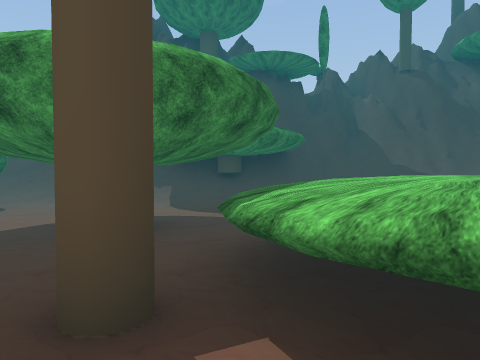
view 1 (above)

24 first-person views from a walk through a scene from a Unity 3-D project. The camera is 1.5 m above the floor, tilts 2° down and sees 70° across. The floor is counted in squares, 2 m on a side. Each view is taken from the middle of a square. On the plan, view 1 faces up. The plan holds only what a view shows up to about 11 squares ahead; the rest is blank. The place goes on beyond the plan. Some trees and plants on the terrain are drawn as simple stand-ins. The player is left out.

view 2
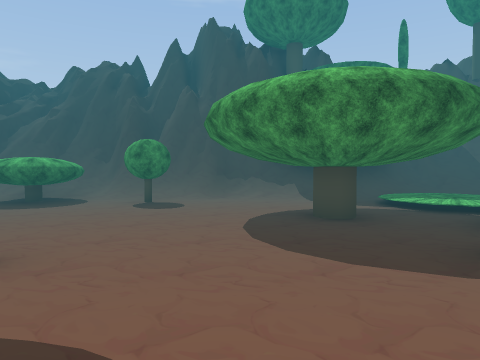

view 3
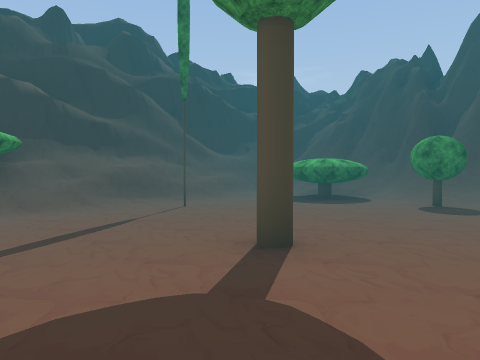

view 4
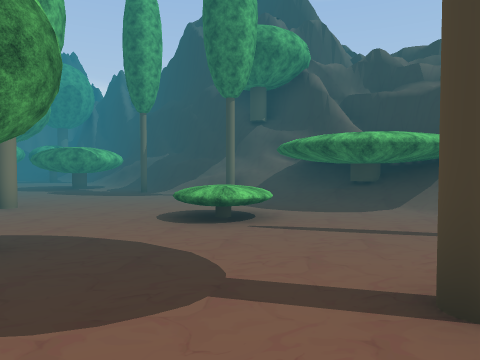

view 5
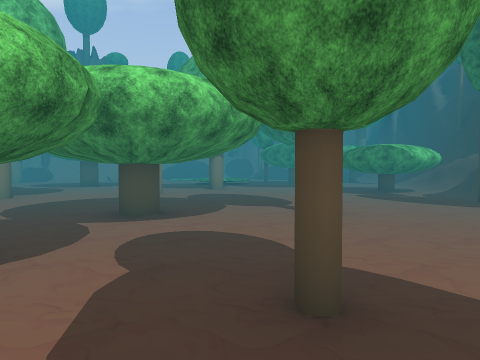

view 6
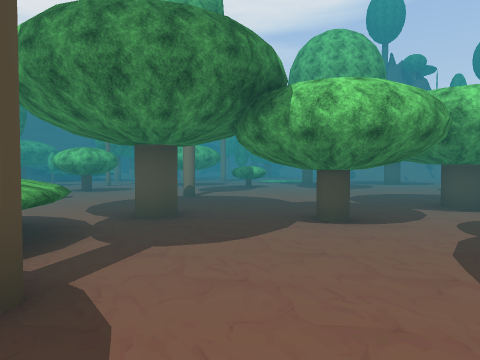

view 7
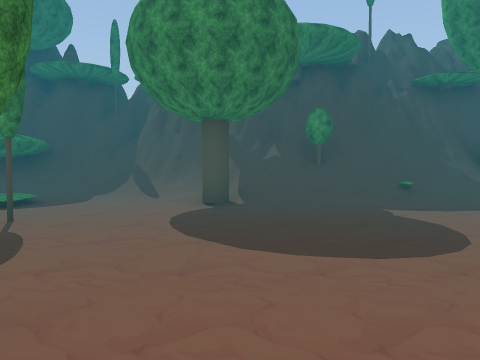

view 8
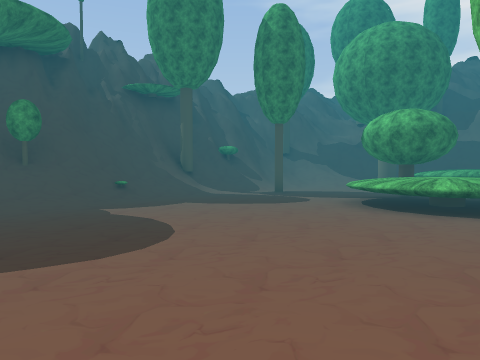

view 9
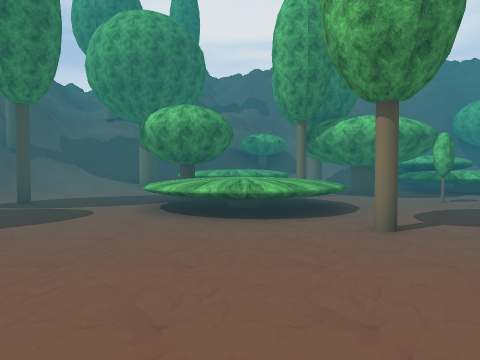

view 10
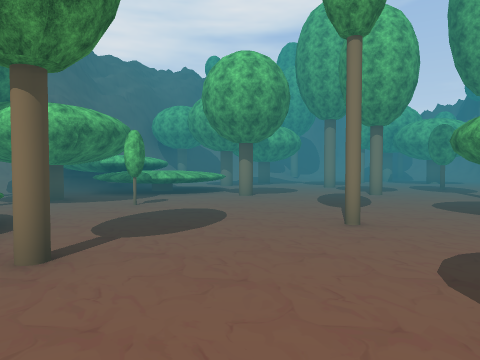

view 11
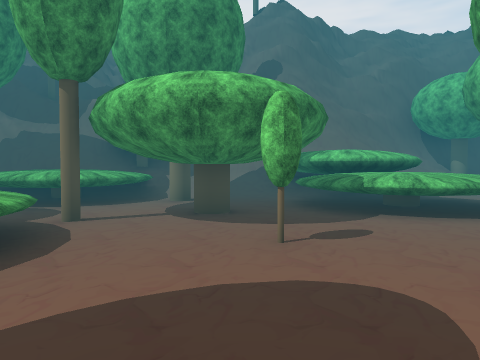

view 12
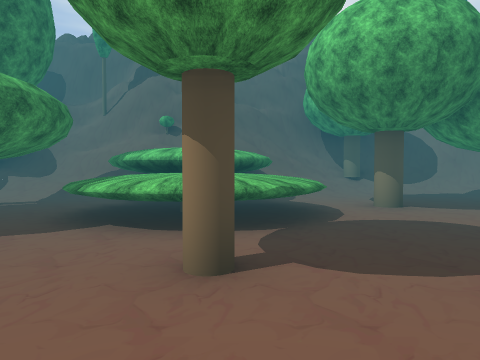

view 13
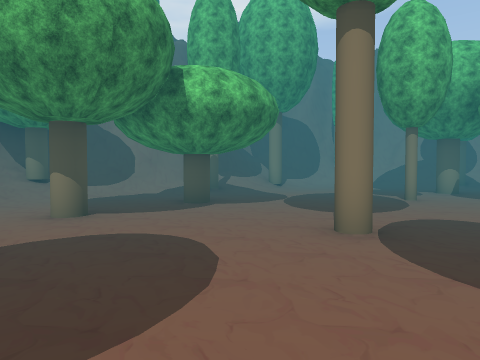

view 14
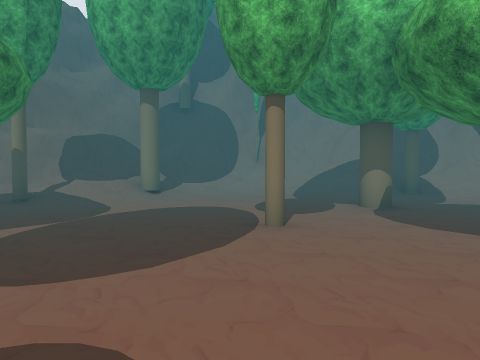

view 15
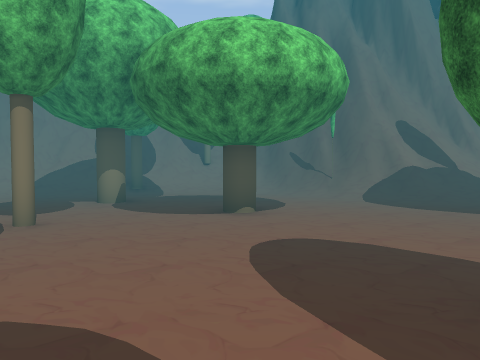

view 16
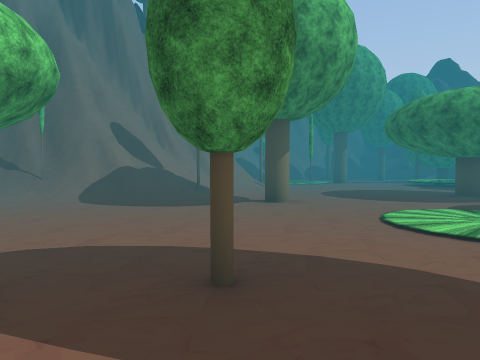

view 17
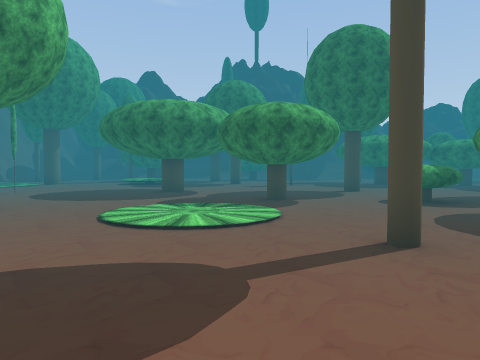

view 18
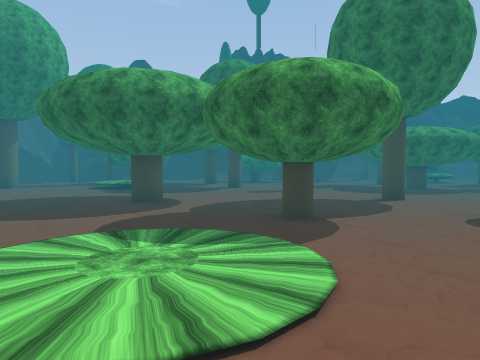

view 19
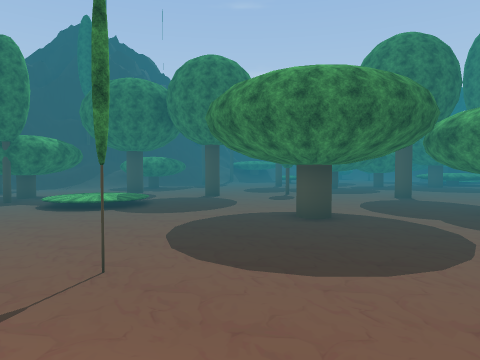

view 20
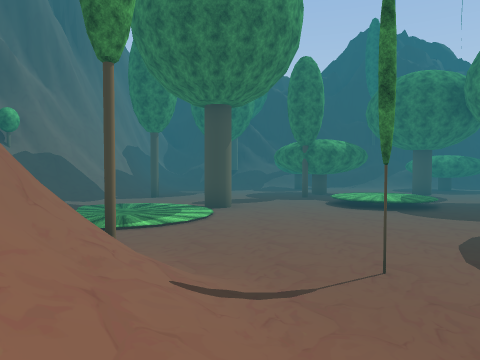

view 21
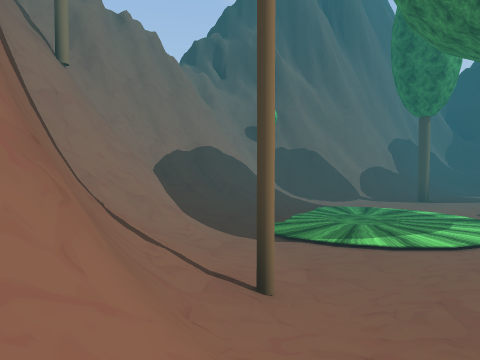

view 22
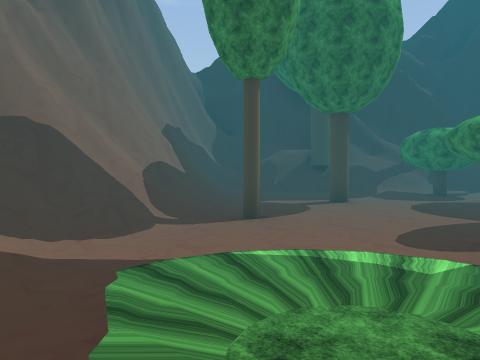

view 23
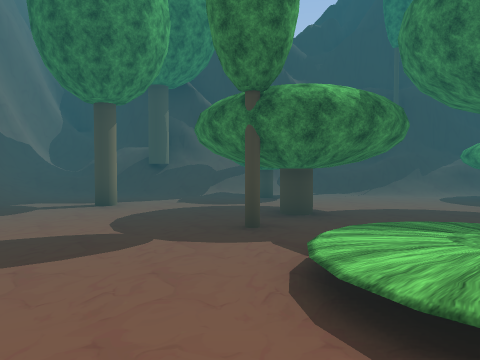

view 24
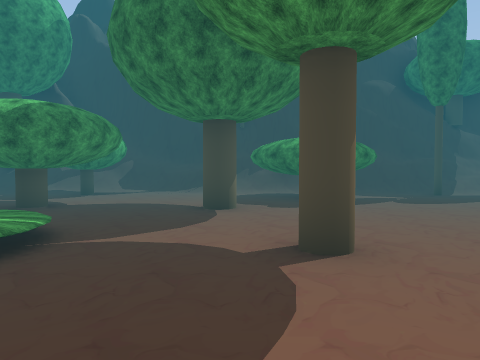

### Floor plan
Key: @ floor where view 1 was taken; # wall or solid block; . main floor; : floor 2 m higher than the main floor; / step, stairs or slope; = window, fence, low wall or low ledge; ^ raised ledge; T tree; O other object.
Columns run from 12 left of view 1 to 25 right of it. Each row starts with its distance up from view 1.
 11               ####
 10  #######     ##=###
  9   ////##### T#//=##########    #
  8    /////////T////////T####T  //:
  7 ##//.T...../.TT.///////O////////
  6 #=/....T....TTT....T///....T..//
  5 ##/..........T ................/   #
  4 ##/.......T... .T...............T ##
  3  #=.T.........  ..............   /T#
  2  #/....T...T..T  ............T  //T#
  1 ##/............. .T........T....T//#
  0 ##/.........@....................//O
 -1 #TT/..........T.........T....T...//##
 -2 #T//..T..T.TT.......TT..........T//=#
 -3 ##//.......TT...T...TT.....T..T.../##
 -4  #//............T.    .T.........TT#
 -5  #/T..............    ..........TTT#
 -6  #=/....T..T.......   .........TTT
 -7  ##/................ T......T...TT T#
 -8   #/T..........T...T.............. /#
 -9   #/..............................//##
-10  ##/.......O...........T.T......T..//#
-11  #=/T.............T................/T#
-12  #=/......T.........TT......T......//#
-13  ##/...T...........TTTT.........T.//##
-14  ##............T....TT...T......../##
-15  #=.......T....................../T##
-16  #/......TTT.................T...//##
-17  #=T..T..TTT........T............//^#
-18   #.....T.................T.......T^#
-19  ##.............T...//............/^
-20  ##.............////O///.....T...//#
-21  ##..T....T....T/// /##T/......///
-22  #=/.......  ../#########/ ..T////
-23  #////..T.. ..//#      ### ///#####
-24  ###//////.////=#           ###
-25   #######////=###           ##
-26        ########
-27           ##

Positions as (right, up) in squares from view 1, and headings:
1: (0, 0), facing up
2: (-3, -1), facing up
3: (-3, -1), facing up-left
4: (-3, 2), facing down-left
5: (-3, 0), facing down
6: (-3, 2), facing down-right
7: (7, -1), facing up
8: (7, -1), facing up-right
9: (8, 1), facing right
10: (9, 0), facing down-right
11: (12, -3), facing right
12: (13, -7), facing right
13: (14, -8), facing down-right
14: (14, -13), facing down-right
15: (14, -12), facing down
16: (14, -12), facing down-left
17: (14, -12), facing left
18: (11, -12), facing left
19: (7, -20), facing up-left
20: (7, -20), facing left
21: (5, -20), facing down-left
22: (1, -23), facing left
23: (0, -18), facing left
24: (1, -13), facing left
